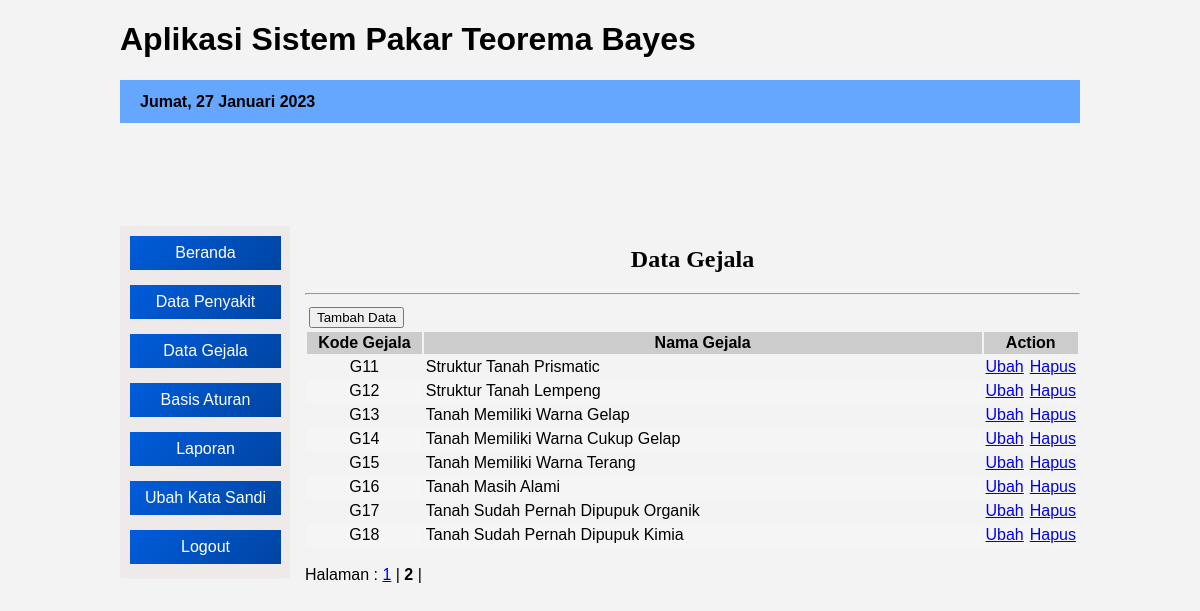
The page /admin/index.php?open=Gejala-Data&halaman=2 (signed in) on the database its author committed.
### tables this page shows
CREATE TABLE `tblgejala` (
  `kd_gejala` varchar(7) NOT NULL,
  `nm_gejala` varchar(80) NOT NULL
);

### admin/gejala_data.php (the view)
<?php
  include "../lib/koneksi.php";
  $batas = 10;
  $halaman = $_GET['halaman'];
  if (empty($halaman)) {
  	$posisi = 0;
  	$halaman = 1;
  }
  else {
  	$posisi = ($halaman-1) * $batas;
  }
 ?>
<center><h2>Data Gejala</h2></center><hr>
<?php
  $query = "select * from tblgejala order by kd_gejala asc limit $posisi,$batas ";
  $tampil = mysqli_query($konek,$query);
 ?>
<table border="0" cellpadding="2" width="100%">
  <tr>
      <form action="?open=Gejala-Add&status=tambah" target="_self" method="Post">
          <td colspan="2" rowspan="2"> <input type="submit" name="btntambah" value="Tambah Data" /></td>
      </form>
  </tr>
  <tr></tr>
  <tr bgcolor="#CCCCCC">
    <th width="15%"> Kode Gejala </th>
    <th> Nama Gejala </th>
    <th colspan="2" width="10%"> Action </th>
  </tr>
  <?php
   $no = $posisi+1;
   while ($data = mysqli_fetch_array($tampil)) {
   	if ($no%2==1) {$warna='';} else {$warna='#F5F5F5';}
   	echo "<tr bgcolor=$warna>
   	         <td align='center'>$data[kd_gejala]</td>
   	         <td>$data[nm_gejala]</td>
   	         <td align='center'><a href='?open=Gejala-Edit&kode=$data[kd_gejala]' target='_self' alt='Edit Data'>Ubah</a></td>
             <td align='center'><a href='?open=Gejala-Hapus&kode=$data[kd_gejala]' target='_self' alt='Delete Data'>Hapus</a></td>
          </tr>";
     $no++;
   }
   echo "</table>";
   $query2     = mysqli_query($konek, "select * from tblgejala order by kd_gejala asc");
   $jmldata    = mysqli_num_rows ($query2);
   $jmlhalaman = ceil($jmldata / $batas);
   echo "<br> Halaman : ";
   for ($a=1;$a<=$jmlhalaman;$a++)
   if ($a != $halaman) {
   	echo "<a href='?open=Gejala-Data&halaman=$a'>$a</a> | ";
   }
   else {
   	echo "<b>$a</b> | ";
   }
?>

### css/desig1.css (style rules this page uses)
* { font-family: Arial, tahoma, sans-serif; }
body { background-color: #f3f3f3; }
#isi h2 { font-family: tahoma, "Times New Roman", "Maiandra GD", sans-serif; }

### rows shown on the page
tblgejala: kd_gejala "G11", nm_gejala "Struktur Tanah Prismatic"
tblgejala: kd_gejala "G12", nm_gejala "Struktur Tanah Lempeng"
tblgejala: kd_gejala "G13", nm_gejala "Tanah Memiliki Warna Gelap"
tblgejala: kd_gejala "G14", nm_gejala "Tanah Memiliki Warna Cukup Gelap"
tblgejala: kd_gejala "G15", nm_gejala "Tanah Memiliki Warna Terang"
tblgejala: kd_gejala "G16", nm_gejala "Tanah Masih Alami"
tblgejala: kd_gejala "G17", nm_gejala "Tanah Sudah Pernah Dipupuk Organik"
tblgejala: kd_gejala "G18", nm_gejala "Tanah Sudah Pernah Dipupuk Kimia"

### other values the page prints
$namabln "Jumat"
$tgl "27"
$namabulan "Januari"
$thn "2023"
